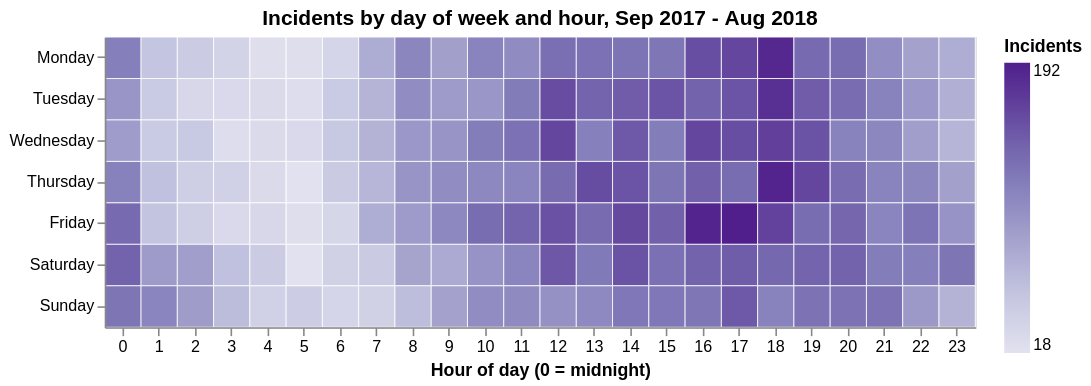

Write the Vega-Lite specification saved for this chart.
### Vega-Lite specification from a JSON file in a GitHub repository (floating-point values rounded to 4 significant figures; data arrays with more than 128 entries replaced by an {"elided": "..."} marker saying what was removed)
{"config": {"view": {"continuousWidth": 300, "continuousHeight": 300}}, "data": {"name": "data-316a1730f65a349f0c05c8e367b874f1"}, "mark": {"type": "rect", "stroke": "white", "strokeWidth": 0.5}, "encoding": {"color": {"field": "incidents", "legend": {"title": "Incidents"}, "scale": {"scheme": "purples"}, "type": "quantitative"}, "tooltip": [{"field": "dow", "title": "Day", "type": "nominal"}, {"field": "hour", "title": "Hour", "type": "ordinal"}, {"field": "incidents", "title": "Incidents", "type": "quantitative"}], "x": {"axis": {"labelAngle": 0}, "field": "hour", "title": "Hour of day (0 = midnight)", "type": "ordinal"}, "y": {"field": "dow", "sort": ["Monday", "Tuesday", "Wednesday", "Thursday", "Friday", "Saturday", "Sunday"], "title": null, "type": "ordinal"}}, "height": 180, "params": [{"name": "crime_type", "bind": {"input": "select", "options": ["All", "Aggravated Assault", "Auto Theft", "Commercial Burglary", "Homicide", "Larceny", "Larceny From Motor Vehicle", "Other Burglary", "Residential Burglary", "Robbery"], "name": "Crime type: "}, "value": "All"}], "title": "Incidents by day of week and hour, Sep 2017 - Aug 2018", "transform": [{"filter": "(datum.type === crime_type)"}], "width": 540, "$schema": "https://vega.github.io/schema/vega-lite/v6.4.1.json", "datasets": {"data-316a1730f65a349f0c05c8e367b874f1": {"elided": "1680 records"}}}
